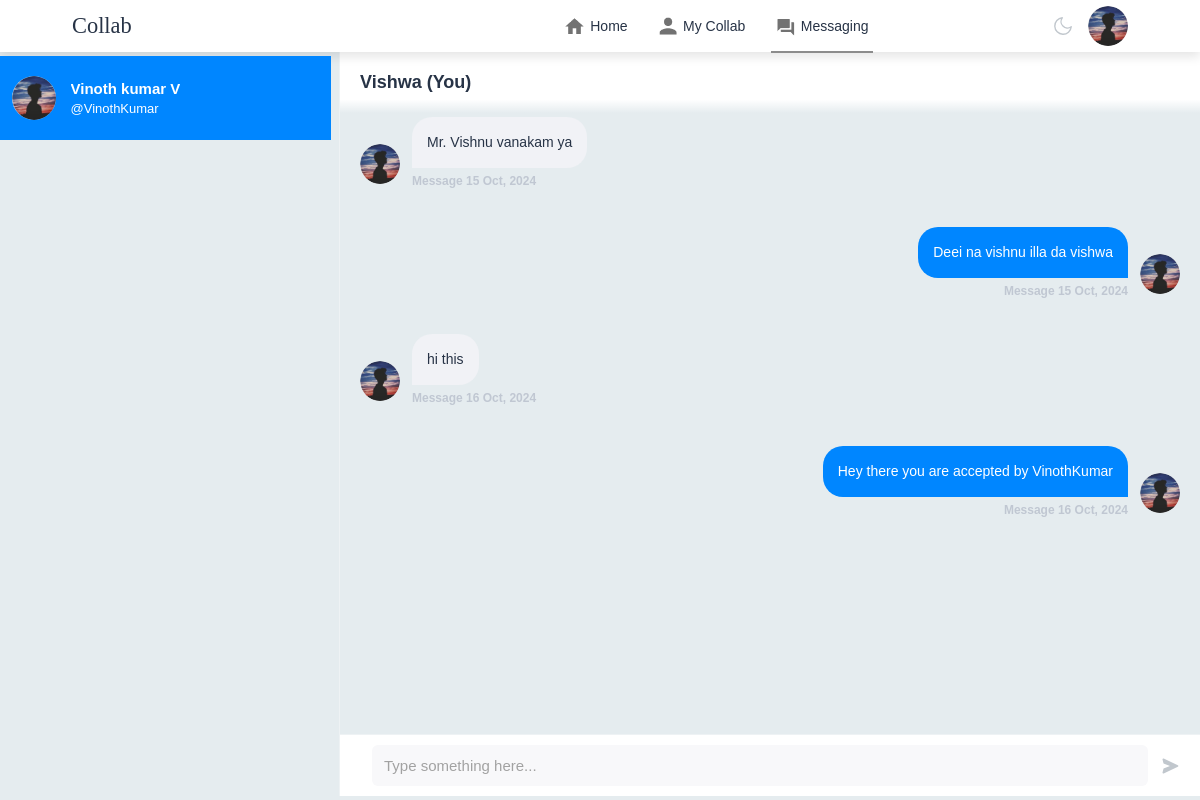
/msg/messaging (signed in), run on the app's committed database.
### MyApp/models.py (models this page shows, shortened)
class Profile(models.Model):
    user = models.OneToOneField(User, on_delete=models.CASCADE)
    profile_pic = models.ImageField(null=True,blank=True,default="UI/user-vector.jpg")
    first_name = models.CharField(max_length=50, null = True, blank = True)
    department = models.CharField(max_length=50, null = True, blank = True)
    skills = models.CharField(max_length=500, null = True, blank = True)
    bio = models.TextField(max_length=150, null = True, blank = True,default="A Collaborative Person")
    created = models.DateField(auto_now_add=True)

class Message(models.Model):
    user = models.ForeignKey(User, on_delete=models.CASCADE, related_name="user")
    sender = models.ForeignKey(User, on_delete=models.CASCADE, related_name="from_user")
    reciepient = models.ForeignKey(User, on_delete=models.CASCADE, related_name="to_user")
    body = models.TextField(null=True)
    date = models.DateTimeField(auto_now_add=True)
    is_read = models.BooleanField(default=False)
    def get_message(user):
        users = []
        messages = Message.objects.filter(user=user).values('reciepient').annotate(last=Max('date')).order_by('-last')
        for message in messages:
            users.append({
                'user': User.objects.get(pk=message['reciepient']),
                'last': message['last'],
                'unread': Message.objects.filter(user=user, reciepient__pk=message['reciepient'], is_read=False).count()
            })
        return users

### MyApp/views.py (the view)
# urls.py: path('msg/messaging',views.messaging, name = 'messaging'),
@login_required(login_url='login')
def messaging(request):
    user = request.user
    messages = Message.get_message(user=request.user)
    active_direct = None
    directs = None
    profile = get_object_or_404(Profile, user=user)
    if messages:
        message = messages[0]
        active_direct = message['user'].username
        directs = Message.objects.filter(user=request.user, reciepient=message['user'])
        directs.update(is_read=True)
        for message in messages:
            if message['user'].username == active_direct:
                message['unread'] = 0
    context = {
        'directs':directs,
        'messages': messages,
        'active_direct': active_direct,
        'profile': profile,
    }
    return render(request,'msg/messaging.html',context)

### templates/msg/messaging.html (shortened to what this page needs)
{% load static %}
<!DOCTYPE html>
<html lang="en">
<head>
    <link rel="stylesheet" href="{% static 'css/home.css' %}">
    <link rel="stylesheet" href="{% static 'css/messaging.css' %}">
</head>
<body>
    <nav class="navbar">
        <div class="navbar-left">
            <a href="{% url 'home' %}" id="logo">Collab</a>
        </div>
        <div class="navbar-center">
            <ul>
                <li><a href="{% url 'home' %}"><img src="{% static 'images/UI/home.png' %}" alt=""><span>Home</span></img></a></li>
                <li><a href="{% url 'my_collab' %}"><img src="{% static 'images/UI/network.png' %}" alt=""><span>My Collab</span></img></a></li>
                <li><a href="{% url 'messaging' %}" class="active-link"><img src="{% static 'images/UI/message.png' %}" alt=""><span>Messaging</span></img></a></li>
            </ul>
        </div>
        <div class="navbar-right">
            <div class="user-settings">
                <div class="dark-light">
                 <svg viewBox="0 0 24 24" stroke="currentColor" stroke-width="1.5" fill="none" stroke-linecap="round" stroke-linejoin="round">
                  <path d="M21 12.79A9 9 0 1111.21 3 7 7 0 0021 12.79z" /></svg>
                </div>
            <div class="online">
                <img src="{{request.user.profile.profile_pic.url}}" class="nav-profile-img" onclick="toggleMenu()">
            </div>
        </div>
    </nav>
    <div class="wrapper">
        <div class="conversation-area">
            {% for message in messages %}
                <a href="{% url 'directs' message.user.username %}">
                    <div class="msg {% if active_direct == message.user.username %}active{% endif %}">
                        <img class="msg-profile" src="{{ message.user.profile.profile_pic.url }}" alt="" />
                        <div class="msg-detail">
                            <div class="msg-username">{{message.user.profile.first_name}}</div>
                            <div class="msg-content">
                                <span class="msg-message">@{{message.user.username}}</span>
                           </div>
                        </div>
                    </div>
                </a>
			{% endfor %}
        </div>
        <div class="chat-area">
         <div class="chat-area-header">
          <div class="chat-area-title">{{user}} (You)</div>
         </div>
         <div class="chat-area-main">
            {% for direct in directs %}
                {% if direct.sender == request.user %}
                    <div class="chat-msg owner">
                    <div class="chat-msg-profile">
                        <img class="chat-msg-img" src="{{ direct.sender.profile.profile_pic.url }}" alt="">
                        <div class="chat-msg-date">Message {{direct.date|date:"d M, Y"}}</div>
                    </div>
                    <div class="chat-msg-content">
                        <div class="chat-msg-text">{{direct.body}}</div>
                    </div>
                    </div>
                {% else %}
                <div class="chat-msg">
                    <div class="chat-msg-profile">
                        <img class="chat-msg-img" src="{{ direct.sender.profile.profile_pic.url }}" alt="">
                        <div class="chat-msg-date">Message {{direct.date|date:"d M, Y"}}</div>
                    </div>
                    <div class="chat-msg-content">
                        <div class="chat-msg-text">{{direct.body}}</div>
                    </div>
                </div>
                {% endif %}
            {% endfor %}
         </div>
            <form method="POST" action="{% url 'send-directs' %}" class="chat-area-footer">
                <input type="text" name="body" required placeholder="Type something here..." />
                <svg id="submitButton-svg" xmlns="http://www.w3.org/2000/svg" width="24" height="24" viewBox="0 0 24 24"><path d="m21.426 11.095-17-8A1 1 0 0 0 3.03 4.242l1.212 4.849L12 12l-7.758 2.909-1.212 4.849a.998.998 0 0 0 1.396 1.147l17-8a1 1 0 0 0 0-1.81z"></path></svg>
            </form>
        </div>
       </div>
</body>
</html>

### static/css/home.css (style rules this page uses)
:root { --body-bg-color: #e5ecef; --theme-bg-color: #fff; --settings-icon-hover: #9fa7ac; --developer-color: #f9fafb; --input-bg: #f8f8fa; --input-chat-color: #a2a2a2; --border-color: #eef2f4; --body-font: "Manrope", sans-serif; --body-color: #273346; --settings-icon-color: #c1c7cd; --msg-message: #969eaa; --chat-text-bg: #f1f2f6; --theme-color: #0086ff; --msg-date: #c0c7d2; --button-bg-color: #f0f7ff; --button-color: var(--theme-color); --detail-font-color: #919ca2; --msg-hover-bg: rgba(238, 242, 244, 0.4); --active-conversation-bg: linear-gradient( to right, rgba(238, 242, 244, 0.4) 0%, rgba(238, 242, 244, 0) 100% ); --overlay-bg: linear-gradient( to bottom, rgba(255, 255, 255, 0) 0%, rgba(255, 255, 255, 1) 65%, rgba(255, 255, 255, 1) 100% ); --chat-header-bg: linear-gradient( to bottom, rgba(255, 255, 255, 1) 0%, rgba(255, 255, 255, 1) 78%, rgba(255, 255, 255, 0) 100% ); }
* { margin: 0; padding: 0; font-family: 'Poppins', sans-serif; box-sizing: border-box; }
body { background-color: var(--body-bg-color) !important; font-family: var(--body-font); color: var(--body-color); }
a { text-decoration: none; color: var(--body-color);; }
.navbar { display: flex; align-items: center; justify-content: space-between; background-color: var(--theme-bg-color); padding: 6px 6%; position: sticky; top: 0; z-index: 100; box-shadow: 0 5px 10px rgba(0,0,0,0.1); }
#logo { font-family: 'logo' , serif; font-size: 1.4em; color: var(--body-color); }
.navbar-center ul li { display: inline-block; list-style: none; }
.navbar-center ul li a { display: flex; align-items: center; font-size: 14px; margin: 5px 8px; padding-right: 5px; position: relative; }
.navbar-center ul li a img { width: 30px; }
.navbar-center ul li a::after { content: ''; width: 0; height: 2px; background: #8c8c8c; position: absolute; bottom: -12px; transition: width 0.3s; }
.navbar-center ul li a:hover::after, .navbar-center ul li a.active-link::after { width: 100%; }
.nav-profile-img { width: 40px; border-radius: 50%; display: block; cursor: pointer; position: relative; }
.online { position: relative; }
.navbar-left { display: flex; align-items: center; }
::placeholder { font-weight: 500; }
.user-settings { display: flex; align-items: center; cursor: pointer; margin-left: auto; flex-shrink: 0; }
.user-settings > * + * { margin-left: 14px; }
.dark-light { width: 22px; height: 22px; color: var(--settings-icon-color); flex-shrink: 0; }
.dark-light > svg { width: 100%; fill: transparent; transition: 0.5s; }
.msg { z-index: 1001; position: absolute; top: 5%; right: 2.5%; }

### data on the page
Message: sender.profile.profile_pic (picture), date "15 Oct, 2024", body "Mr. Vishnu vanakam ya"
Message: sender.profile.profile_pic (picture), date "15 Oct, 2024", body "Deei na vishnu illa da vishwa"
Message: sender.profile.profile_pic (picture), date "16 Oct, 2024", body "hi this"
Message: sender.profile.profile_pic (picture), date "16 Oct, 2024", body "Hey there you are accepted by VinothKumar"

### other printed values
{{ message.user.profile.first_name }} "Vinoth kumar V"
{{ message.user.username }} "VinothKumar"
{{ user }} "Vishwa"
